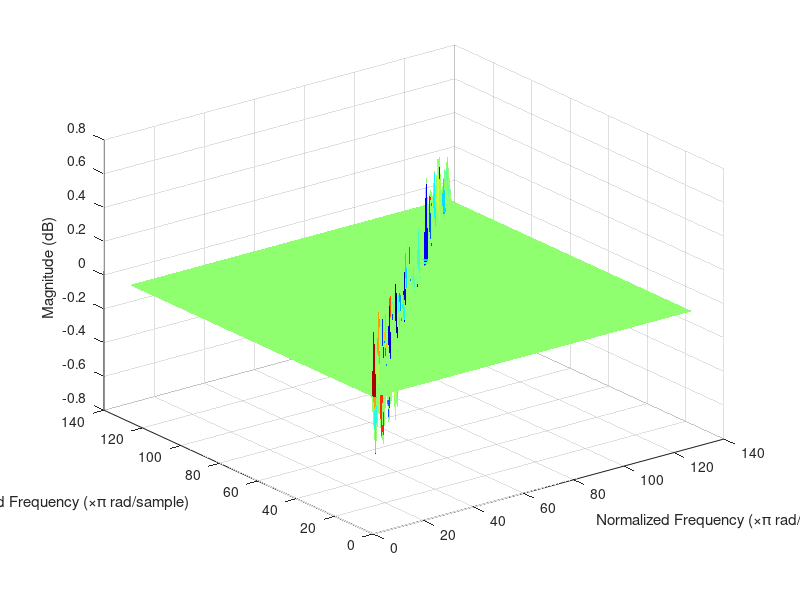

Here is the MATLAB script that generated this plot: (Note: this script raises an error after producing the figure.)
% Volterra MWSAF       Multi Structured Wavelet-domain Adaptive Filter Demo
% 
% by A. Castellani & S. Cornell [Universit� Politecnica delle Marche]

addpath '../../Common';             % Functions in Common folder
clear all;  
close all;

%% Unidentified System parameters

NL_system.order = 2; 

M1 = 256; % length of first order volterra kernel
M2 = 128; % length of second order volterra kernel

NL_system.M = [M1, M2];

gains = [1, 1];
%NL_system = create_volterra_sys(order, M, gains, 'nlsys1'); 
ker1 = rand(M1,1)-0.5; 
% ker1(2) = gains(2);
ker2 = diag(rand(M2,1)-0.5); 
% ker2(10,10) = gains(2);
% ker2 = gains(2).*eye(M2,M2); 

NL_system.Responses = {ker1, ker2};
    

%plot 2-D kernel 
if NL_system.order ==2
    
    figure;
    n_points = 1024;
    w = linspace(-1,1, n_points);
    res = fft2(NL_system.Responses{2}, n_points, n_points);
%     surf(w, w, 20*log10(fftshift((abs(res)))), 'LineStyle', 'none');
    surf([1:M2], [1:M2], NL_system.Responses{2}, 'LineStyle', 'none');
    colormap(jet);

    % Create zlabel
    zlabel('Magnitude (dB)');

    % Create ylabel
    ylabel('Normalized Frequency (\times\pi rad/sample)');
 
     % Create xlabel
    xlabel('Normalized Frequency (\times\pi rad/sample)');
 

    grid on;
       
end


% Adaptive filter parameters

mu = [0.1, 0.1];                 % Step sizes for different kernels 

level = [2];                  % Levels of Wavelet decomposition for different kernels
filters = 'db1';               % Set wavelet type for different kernels
DWT_flag = 0; 
Q = 0; 

% Run parameters
iter = 1.0*80000;                % Number of iterations



%%
tic;
% Adaptation process
fprintf('Wavelet type: %s, levels: %d, step size = %f \n', filters, level, mu);
[un,dn,vn] = GenerateResponses_Volterra(iter, NL_system ,sum(100*clock),1,40); %iter, b, seed, ARtype, SNR
% [un,dn,vn] = GenerateResponses_speech_Volterra(NL_system,'SpeechSample.mat');

% nonlinear model 


S = Volterra_Init(NL_system.M, mu, level, filters); 
% S = MWSAFinit(M,mu,level,filters,Q);


[en, S] = Volterra_2ord_adapt(un, dn, S);                

    

err_sqr = en.^2;
    
fprintf('Total time = %.3f mins \n',toc/60);

figure;         % Plot MSE
q = 0.99; MSE = filter((1-q),[1 -q],err_sqr);
hold on; plot((0:length(MSE)-1)/1024,10*log10(MSE));
axis([0 iter/1024 -60 10]);
xlabel('Number of iterations (\times 1024 input samples)'); 
ylabel('Mean-square error (with delay)'); grid on;
fprintf('MSE = %.2f dB\n', mean(10*log10(MSE(end-2048:end))))




% % linear model
% 
% M=256; 
% level =1; 
% filters = 'db2';
% mu = 0.1;
% 
% S = SWAFinit(M, mu, level, filters); 
% [en, S] = MWSAFadapt_DWT(un, dn, S); 
% 
% err_sqr = en.^2;
%     
% fprintf('Total time = %.3f mins \n',toc/60);
% 
% figure;         % Plot MSE
% q = 0.99; MSE = filter((1-q),[1 -q],err_sqr);
% hold on; plot((0:length(MSE)-1)/1024,10*log10(MSE));
% axis([0 iter/1024 -60 10]);
% xlabel('Number of iterations (\times 1024 input samples)'); 
% ylabel('Mean-square error (with delay)'); grid on;
% fprintf('MSE = %.2f dB\n', mean(10*log10(MSE(end-2048:end))))



% figure;                          % Plot misalignment
% hold on; plot((0:length(EML)-1)/1024,10*log10(EML));
% xlabel('Number of iterations (\times 1024 input samples)'); 
% ylabel('Misalignment (dB)');
% grid on;


% %% time domain parameters
% fs = 512; % samples per sec
% freq = 100; % frequency
% dt = 1/fs; 
% 
% %% impulse response
% delta = [1; zeros(fs-2-1,1)];
% figure; 
% subplot(2,1,1)
% stem(delta);
% title('Input Signal'); 
% % axis([0 10 -1.5 1.5])
% out_resp = SWAFtest_WAVPACK_v2(delta, S, Ovr); 
% subplot(2,1,2)
% stem(out_resp);
% title('Output Signal-Estimated System vs True');
% hold on; 
% real_resp = filter(b, 1, delta);
% stem(real_resp); 
% % axis([0 2*M -1.5 1.5])
% 
% %% sine test signal 
% amplitude = 1; 
% leng = 1;
% input_sine = amplitude*sin(2*pi*freq*(0:dt:leng-dt));
% 
% figure; 
% subplot(2,2,1)
% plot(input_sine);
% title('Input Signal'); 
% out_sine = SWAFtest_WAVPACK_v2(input_sine, S, Ovr); 
% subplot(2,2,2)
% plot(out_sine);
% title('Output Signal - Estimated System vs True');
% hold on; 
% real_sys = filter(b,1,input_sine);
% plot(real_sys); legend('Estim', 'True');
% 
% %% FFT 
% N = 2*fs;
% faxis = linspace(-fs/2,fs/2,N);
% 
% subplot(2, 2, 3);
% fft_true = abs(fft(input_sine, N)/N);
% plot(faxis, fftshift(fft_true)); 
% xlabel('Frequency');
% 
% subplot(2, 2, 4);
% fft_out_est = abs(fft(out_sine, N)/N);
% plot(faxis, fftshift(fft_out_est)); 
% xlabel('Frequency');
% hold on; 
% fft_out_true = abs(fft(real_sys,N)/N);
% plot(faxis, fftshift(fft_out_true));
